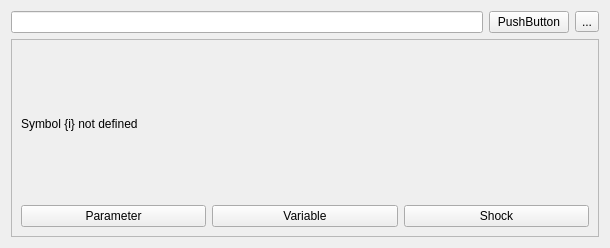
<?xml version="1.0" encoding="UTF-8"?>
<ui version="4.0">
 <class>Form</class>
 <widget class="QWidget" name="Form">
  <property name="geometry">
   <rect>
    <x>0</x>
    <y>0</y>
    <width>610</width>
    <height>248</height>
   </rect>
  </property>
  <property name="windowTitle">
   <string>Form</string>
  </property>
  <layout class="QVBoxLayout" name="verticalLayout">
   <item>
    <layout class="QHBoxLayout" name="horizontalLayout">
     <item>
      <widget class="QLineEdit" name="lineEdit"/>
     </item>
     <item>
      <widget class="QPushButton" name="pushButton">
       <property name="text">
        <string>PushButton</string>
       </property>
      </widget>
     </item>
     <item>
      <widget class="QToolButton" name="toolButton">
       <property name="focusPolicy">
        <enum>Qt::NoFocus</enum>
       </property>
       <property name="text">
        <string>...</string>
       </property>
      </widget>
     </item>
    </layout>
   </item>
   <item>
    <widget class="QFrame" name="frame">
     <property name="enabled">
      <bool>true</bool>
     </property>
     <property name="frameShape">
      <enum>QFrame::StyledPanel</enum>
     </property>
     <property name="frameShadow">
      <enum>QFrame::Raised</enum>
     </property>
     <layout class="QVBoxLayout" name="verticalLayout_2">
      <item>
       <widget class="QLabel" name="label">
        <property name="text">
         <string>Symbol {i} not defined</string>
        </property>
       </widget>
      </item>
      <item>
       <layout class="QHBoxLayout" name="horizontalLayout_2">
        <item>
         <widget class="QPushButton" name="pushButton_2">
          <property name="text">
           <string>Parameter</string>
          </property>
         </widget>
        </item>
        <item>
         <widget class="QPushButton" name="pushButton_3">
          <property name="text">
           <string>Variable</string>
          </property>
         </widget>
        </item>
        <item>
         <widget class="QPushButton" name="pushButton_4">
          <property name="text">
           <string>Shock</string>
          </property>
         </widget>
        </item>
       </layout>
      </item>
     </layout>
    </widget>
   </item>
  </layout>
 </widget>
 <resources/>
 <connections/>
</ui>
